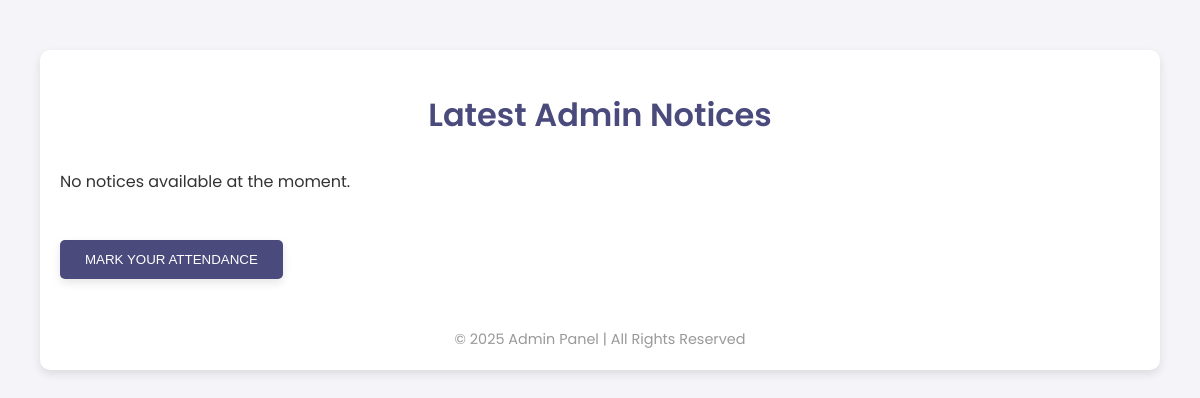
Before: / with the older database file.
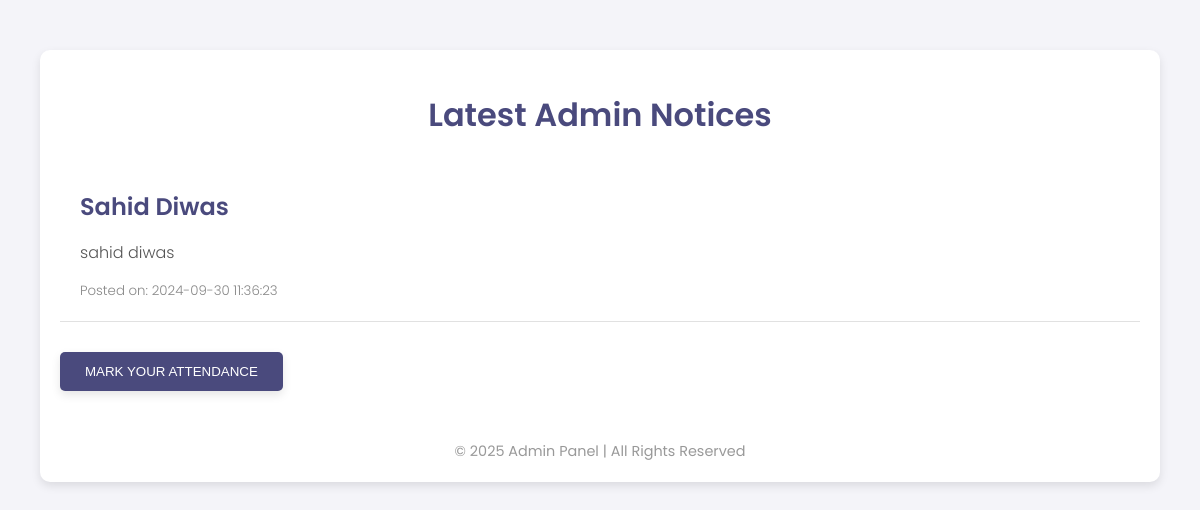
After: the same page with the newer database file.
### tables this page shows
CREATE TABLE `notices` (
  `id` int NOT NULL,
  `title` varchar(255) NOT NULL,
  `description` text NOT NULL,
  `posted_on` timestamp NULL DEFAULT CURRENT_TIMESTAMP
);

### index.php (the view, shortened to what this page needs)
<?php
$servername = "localhost";
$username = "root";
$password = "";
$dbname = "attendance_sys";
$conn = new mysqli($servername, $username, $password, $dbname);
$sql = "SELECT title, description, posted_on FROM notices ORDER BY posted_on DESC";
$result = $conn->query($sql);
?>
<!DOCTYPE html>
<html lang="en">
<head>
</head>
<body>
    <div class="container">
        <h1>Latest Admin Notices</h1>
        <?php
        if ($result->num_rows > 0) {
            while ($row = $result->fetch_assoc()) {
                echo "<div class='notice'>";
                echo "<h2>" . $row["title"] . "</h2>";
                echo "<p>" . $row["description"] . "</p>";
                echo "<small>Posted on: " . $row["posted_on"] . "</small>";
                echo "</div>";
            }
        } else {
            echo "<p>No notices available at the moment.</p>";
        }
        ?>
        <form method="POST" action="">
            <button type="submit" class="mark_attendance">Mark Your Attendance</button>
        </form>
        <div class="footer">
            &copy; <?php echo date('Y'); ?> Admin Panel | All Rights Reserved
        </div>
    </div>
</body>
</html>

Changed rows visible on the page:
added notices: title "Sahid Diwas", description "sahid diwas", posted_on "2024-09-30 11:36:23"
Other visible differences:
text no longer shown: "No notices available at the moment."
